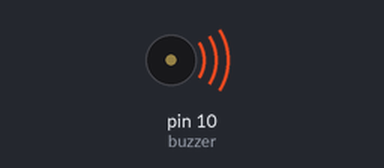
A sketch run on a simulated Arduino Uno, built with avr-gcc and run on an emulated ATmega328P. Shown: buzzer (waves = sounding).

Above: at 0.5 s.
Timing chart, 0 to 4.6 s (numbered marks = the images above):
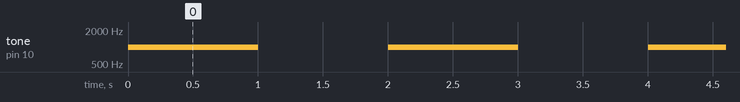

The sketch:

buzzer.ino
```cpp
const int buzzer = 10;
void setup(){
pinMode(buzzer, OUTPUT);
}
void loop(){
tone(buzzer, 1000);
delay(1000);
noTone(buzzer);
delay(1000);
}
```

Measured:
- by itself, tone on pin 10 (buzzer): alternates 1000 Hz for 1.0 s and silent for 1.0 s
